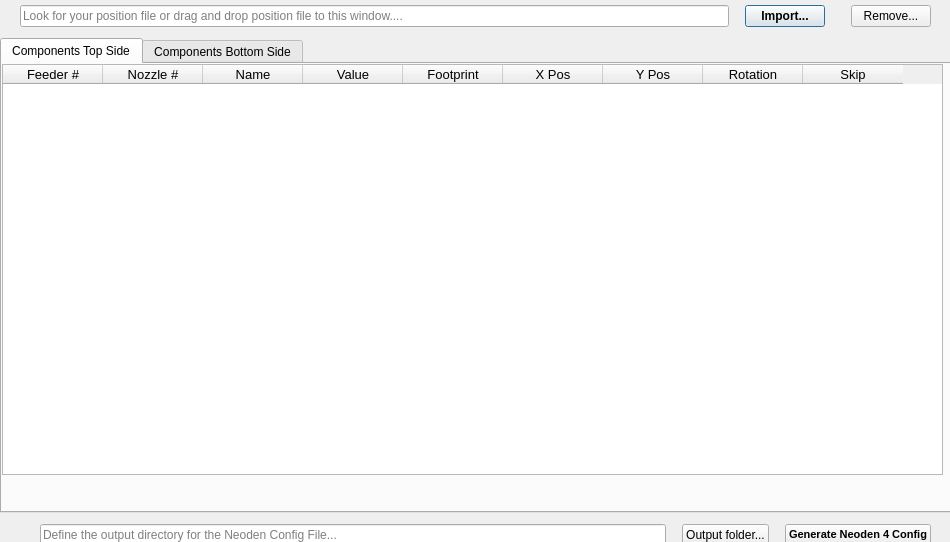
<?xml version="1.0" encoding="UTF-8"?>
<ui version="4.0">
 <class>GenerateNeodenConfigDialog</class>
 <widget class="QDialog" name="GenerateNeodenConfigDialog">
  <property name="geometry">
   <rect>
    <x>0</x>
    <y>0</y>
    <width>950</width>
    <height>542</height>
   </rect>
  </property>
  <property name="sizePolicy">
   <sizepolicy hsizetype="Expanding" vsizetype="Expanding">
    <horstretch>0</horstretch>
    <verstretch>0</verstretch>
   </sizepolicy>
  </property>
  <property name="minimumSize">
   <size>
    <width>950</width>
    <height>300</height>
   </size>
  </property>
  <property name="maximumSize">
   <size>
    <width>9999</width>
    <height>9999</height>
   </size>
  </property>
  <property name="windowTitle">
   <string>Generate Neoden4 Config</string>
  </property>
  <property name="styleSheet">
   <string notr="true"/>
  </property>
  <widget class="QWidget" name="verticalLayoutWidget_2">
   <property name="geometry">
    <rect>
     <x>0</x>
     <y>0</y>
     <width>951</width>
     <height>551</height>
    </rect>
   </property>
   <layout class="QVBoxLayout" name="vBoxLay_main">
    <item>
     <spacer name="verticalSpacer">
      <property name="orientation">
       <enum>Qt::Vertical</enum>
      </property>
      <property name="sizeType">
       <enum>QSizePolicy::Preferred</enum>
      </property>
      <property name="sizeHint" stdset="0">
       <size>
        <width>20</width>
        <height>5</height>
       </size>
      </property>
     </spacer>
    </item>
    <item>
     <layout class="QHBoxLayout" name="horizontalLayout_2">
      <property name="spacing">
       <number>6</number>
      </property>
      <property name="sizeConstraint">
       <enum>QLayout::SetNoConstraint</enum>
      </property>
      <item>
       <spacer name="horizontalSpacer_3">
        <property name="orientation">
         <enum>Qt::Horizontal</enum>
        </property>
        <property name="sizeType">
         <enum>QSizePolicy::Preferred</enum>
        </property>
        <property name="sizeHint" stdset="0">
         <size>
          <width>20</width>
          <height>20</height>
         </size>
        </property>
       </spacer>
      </item>
      <item>
       <widget class="QLineEdit" name="ledImportPositionFilePath">
        <property name="placeholderText">
         <string>Look for your position file or drag and drop position file to this window....</string>
        </property>
       </widget>
      </item>
      <item>
       <spacer name="horizontalSpacer_4">
        <property name="orientation">
         <enum>Qt::Horizontal</enum>
        </property>
        <property name="sizeType">
         <enum>QSizePolicy::Minimum</enum>
        </property>
        <property name="sizeHint" stdset="0">
         <size>
          <width>10</width>
          <height>20</height>
         </size>
        </property>
       </spacer>
      </item>
      <item>
       <widget class="QPushButton" name="btnImportPositionFile">
        <property name="font">
         <font>
          <weight>75</weight>
          <bold>true</bold>
         </font>
        </property>
        <property name="text">
         <string>Import...</string>
        </property>
       </widget>
      </item>
      <item>
       <spacer name="horizontalSpacer_6">
        <property name="orientation">
         <enum>Qt::Horizontal</enum>
        </property>
        <property name="sizeType">
         <enum>QSizePolicy::Minimum</enum>
        </property>
        <property name="sizeHint" stdset="0">
         <size>
          <width>20</width>
          <height>20</height>
         </size>
        </property>
       </spacer>
      </item>
      <item>
       <widget class="QPushButton" name="btnRemovePositionFile">
        <property name="text">
         <string>Remove...</string>
        </property>
       </widget>
      </item>
      <item>
       <spacer name="horizontalSpacer_5">
        <property name="orientation">
         <enum>Qt::Horizontal</enum>
        </property>
        <property name="sizeType">
         <enum>QSizePolicy::Preferred</enum>
        </property>
        <property name="sizeHint" stdset="0">
         <size>
          <width>20</width>
          <height>20</height>
         </size>
        </property>
       </spacer>
      </item>
     </layout>
    </item>
    <item>
     <spacer name="verticalSpacer_2">
      <property name="orientation">
       <enum>Qt::Vertical</enum>
      </property>
      <property name="sizeType">
       <enum>QSizePolicy::Preferred</enum>
      </property>
      <property name="sizeHint" stdset="0">
       <size>
        <width>20</width>
        <height>5</height>
       </size>
      </property>
     </spacer>
    </item>
    <item>
     <layout class="QVBoxLayout" name="verticalLayout" stretch="0">
      <property name="spacing">
       <number>6</number>
      </property>
      <property name="sizeConstraint">
       <enum>QLayout::SetNoConstraint</enum>
      </property>
      <property name="leftMargin">
       <number>0</number>
      </property>
      <property name="topMargin">
       <number>0</number>
      </property>
      <property name="rightMargin">
       <number>0</number>
      </property>
      <item>
       <widget class="QTabWidget" name="twContainerTabs">
        <property name="sizePolicy">
         <sizepolicy hsizetype="Expanding" vsizetype="Expanding">
          <horstretch>0</horstretch>
          <verstretch>0</verstretch>
         </sizepolicy>
        </property>
        <property name="minimumSize">
         <size>
          <width>0</width>
          <height>0</height>
         </size>
        </property>
        <property name="currentIndex">
         <number>0</number>
        </property>
        <widget class="QWidget" name="tbFrontComponents">
         <property name="sizePolicy">
          <sizepolicy hsizetype="Expanding" vsizetype="Expanding">
           <horstretch>0</horstretch>
           <verstretch>0</verstretch>
          </sizepolicy>
         </property>
         <attribute name="title">
          <string>Components Top Side</string>
         </attribute>
         <widget class="QTableWidget" name="tableTopComponents">
          <property name="geometry">
           <rect>
            <x>0</x>
            <y>0</y>
            <width>941</width>
            <height>411</height>
           </rect>
          </property>
          <property name="sizePolicy">
           <sizepolicy hsizetype="Expanding" vsizetype="Expanding">
            <horstretch>0</horstretch>
            <verstretch>0</verstretch>
           </sizepolicy>
          </property>
          <property name="minimumSize">
           <size>
            <width>100</width>
            <height>100</height>
           </size>
          </property>
          <property name="font">
           <font>
            <pointsize>10</pointsize>
           </font>
          </property>
          <property name="verticalScrollBarPolicy">
           <enum>Qt::ScrollBarAsNeeded</enum>
          </property>
          <property name="sizeAdjustPolicy">
           <enum>QAbstractScrollArea::AdjustToContents</enum>
          </property>
          <property name="editTriggers">
           <set>QAbstractItemView::NoEditTriggers</set>
          </property>
          <property name="rowCount">
           <number>0</number>
          </property>
          <column>
           <property name="text">
            <string>Feeder #</string>
           </property>
           <property name="toolTip">
            <string>&lt;html&gt;&lt;head/&gt;&lt;body&gt;&lt;p&gt;Select the feeder number from 1 to 48 for normal feeders.&lt;/p&gt;&lt;p&gt;From 49 to 98 to use Special feeders.&lt;/p&gt;&lt;p&gt;&amp;quot;Special feeders&amp;quot; are:&lt;/p&gt;&lt;p&gt; - Cut reel-tape&lt;/p&gt;&lt;p&gt; - Waffer Trays&lt;/p&gt;&lt;/body&gt;&lt;/html&gt;</string>
           </property>
           <property name="whatsThis">
            <string>&lt;html&gt;&lt;head/&gt;&lt;body&gt;&lt;p&gt;Select the feeder number from 1 to 48 for normal feeders.&lt;/p&gt;&lt;p&gt;From 49 to 98 to use Special feeders.&lt;/p&gt;&lt;p&gt;&amp;quot;Special feeders&amp;quot; are:&lt;/p&gt;&lt;p&gt; - Cut reel-tape&lt;/p&gt;&lt;p&gt; - Waffer Trays&lt;/p&gt;&lt;/body&gt;&lt;/html&gt;</string>
           </property>
          </column>
          <column>
           <property name="text">
            <string>Nozzle #</string>
           </property>
           <property name="toolTip">
            <string>&lt;html&gt;&lt;head/&gt;&lt;body&gt;&lt;p&gt;Select the correct Nozzle number for the component size. &lt;/p&gt;&lt;p&gt;Nozzle 1 = 0402,0603, 0805&lt;/p&gt;&lt;p&gt;Nozzle 2 = 1206, 1210, 2512, 3528, 5630&lt;/p&gt;&lt;p&gt;Nozzle 3 = TQFP, IC's&lt;/p&gt;&lt;p&gt;Nozzle 4 = 5050, SOP-8, SOIC, SOT&lt;/p&gt;&lt;/body&gt;&lt;/html&gt;</string>
           </property>
           <property name="whatsThis">
            <string>&lt;html&gt;&lt;head/&gt;&lt;body&gt;&lt;p&gt;Select the correct Nozzle number for the component size. &lt;/p&gt;&lt;p&gt;Nozzle 1 = 0402,0603, 0805&lt;/p&gt;&lt;p&gt;Nozzle 2 = 1206, 1210, 2512, 3528, 5630&lt;/p&gt;&lt;p&gt;Nozzle 3 = TQFP, IC's&lt;/p&gt;&lt;p&gt;Nozzle 4 = 5050, SOP-8, SOIC, SOT&lt;/p&gt;&lt;/body&gt;&lt;/html&gt;</string>
           </property>
          </column>
          <column>
           <property name="text">
            <string>Name</string>
           </property>
           <property name="toolTip">
            <string>&lt;html&gt;&lt;head/&gt;&lt;body&gt;&lt;p&gt;Displays the name of the component. For example:&lt;/p&gt;&lt;p&gt;C1 =&amp;gt; Capacitor 1&lt;/p&gt;&lt;p&gt;R10 =&amp;gt; Resistor 10&lt;/p&gt;&lt;/body&gt;&lt;/html&gt;</string>
           </property>
           <property name="whatsThis">
            <string>&lt;html&gt;&lt;head/&gt;&lt;body&gt;&lt;p&gt;Displays the name of the component. For example:&lt;/p&gt;&lt;p&gt;C1 =&amp;gt; Capacitor 1&lt;/p&gt;&lt;p&gt;R10 =&amp;gt; Resistor 10&lt;/p&gt;&lt;/body&gt;&lt;/html&gt;</string>
           </property>
          </column>
          <column>
           <property name="text">
            <string>Value</string>
           </property>
           <property name="toolTip">
            <string>&lt;html&gt;&lt;head/&gt;&lt;body&gt;&lt;p&gt;Displays the value of the component. For example:&lt;/p&gt;&lt;p&gt;100nF, 10k, ESP32, etc&lt;/p&gt;&lt;/body&gt;&lt;/html&gt;</string>
           </property>
           <property name="whatsThis">
            <string>&lt;html&gt;&lt;head/&gt;&lt;body&gt;&lt;p&gt;Displays the value of the component. For example:&lt;/p&gt;&lt;p&gt;100nF, 10k, ESP32, etc&lt;/p&gt;&lt;/body&gt;&lt;/html&gt;</string>
           </property>
          </column>
          <column>
           <property name="text">
            <string>Footprint</string>
           </property>
           <property name="toolTip">
            <string>&lt;html&gt;&lt;head/&gt;&lt;body&gt;&lt;p&gt;Displays the footprint of the Component.&lt;/p&gt;&lt;p&gt;If this footprint is wrong, select the correct footprint from the list. Example:&lt;/p&gt;&lt;p&gt;- SOT223-3&lt;/p&gt;&lt;p&gt;- 0805&lt;/p&gt;&lt;/body&gt;&lt;/html&gt;</string>
           </property>
           <property name="whatsThis">
            <string>&lt;html&gt;&lt;head/&gt;&lt;body&gt;&lt;p&gt;Displays the footprint of the Component.&lt;/p&gt;&lt;p&gt;If this footprint is wrong, select the correct footprint from the list. Example:&lt;/p&gt;&lt;p&gt;- SOT223-3&lt;/p&gt;&lt;p&gt;- 0805&lt;/p&gt;&lt;/body&gt;&lt;/html&gt;</string>
           </property>
          </column>
          <column>
           <property name="text">
            <string>X Pos</string>
           </property>
           <property name="toolTip">
            <string>&lt;html&gt;&lt;head/&gt;&lt;body&gt;&lt;p&gt;Displays the To-Be X coordinate for the component. For example:&lt;/p&gt;&lt;p&gt;98.62&lt;/p&gt;&lt;/body&gt;&lt;/html&gt;</string>
           </property>
           <property name="whatsThis">
            <string>&lt;html&gt;&lt;head/&gt;&lt;body&gt;&lt;p&gt;Displays the To-Be X coordinate for the component. For example:&lt;/p&gt;&lt;p&gt;98.62&lt;/p&gt;&lt;/body&gt;&lt;/html&gt;</string>
           </property>
          </column>
          <column>
           <property name="text">
            <string>Y Pos</string>
           </property>
           <property name="toolTip">
            <string>&lt;html&gt;&lt;head/&gt;&lt;body&gt;&lt;p&gt;Displays the To-Be Y coordinate for the component. For example:&lt;/p&gt;&lt;p&gt;56.21&lt;/p&gt;&lt;/body&gt;&lt;/html&gt;</string>
           </property>
           <property name="whatsThis">
            <string>&lt;html&gt;&lt;head/&gt;&lt;body&gt;&lt;p&gt;Displays the To-Be Y coordinate for the component. For example:&lt;/p&gt;&lt;p&gt;56.21&lt;/p&gt;&lt;/body&gt;&lt;/html&gt;</string>
           </property>
          </column>
          <column>
           <property name="text">
            <string>Rotation</string>
           </property>
           <property name="toolTip">
            <string>&lt;html&gt;&lt;head/&gt;&lt;body&gt;&lt;p&gt;Displays the amount of degrees the component has to be rotated for placement.&lt;/p&gt;&lt;/body&gt;&lt;/html&gt;</string>
           </property>
           <property name="whatsThis">
            <string>&lt;html&gt;&lt;head/&gt;&lt;body&gt;&lt;p&gt;Displays the amount of degrees the component has to be rotated for placement.&lt;/p&gt;&lt;/body&gt;&lt;/html&gt;</string>
           </property>
          </column>
          <column>
           <property name="text">
            <string>Skip</string>
           </property>
           <property name="toolTip">
            <string>&lt;html&gt;&lt;head/&gt;&lt;body&gt;&lt;p&gt;Display &amp;quot;Yes&amp;quot; if component needs to be skipped during the pick&amp;amp;place proccess.&lt;/p&gt;&lt;p&gt;Select &amp;quot;Yes&amp;quot; if the component needs to be skipped or&lt;/p&gt;&lt;p&gt;select &amp;quot;No&amp;quot; if the component does not need to be skipped.&lt;/p&gt;&lt;p&gt;Default value = &amp;quot;No&amp;quot;&lt;/p&gt;&lt;/body&gt;&lt;/html&gt;</string>
           </property>
           <property name="whatsThis">
            <string>&lt;html&gt;&lt;head/&gt;&lt;body&gt;&lt;p&gt;Display &amp;quot;Yes&amp;quot; if component needs to be skipped during the pick&amp;amp;place proccess.&lt;/p&gt;&lt;p&gt;Select &amp;quot;Yes&amp;quot; if the component needs to be skipped or&lt;/p&gt;&lt;p&gt;select &amp;quot;No&amp;quot; if the component does not need to be skipped.&lt;/p&gt;&lt;p&gt;Default value = &amp;quot;No&amp;quot;&lt;/p&gt;&lt;/body&gt;&lt;/html&gt;</string>
           </property>
          </column>
         </widget>
        </widget>
        <widget class="QWidget" name="tbBackComponents">
         <property name="sizePolicy">
          <sizepolicy hsizetype="Expanding" vsizetype="Expanding">
           <horstretch>0</horstretch>
           <verstretch>0</verstretch>
          </sizepolicy>
         </property>
         <attribute name="title">
          <string>Components Bottom Side</string>
         </attribute>
         <widget class="QTableWidget" name="tableBottomComponents">
          <property name="geometry">
           <rect>
            <x>0</x>
            <y>0</y>
            <width>941</width>
            <height>411</height>
           </rect>
          </property>
          <property name="minimumSize">
           <size>
            <width>911</width>
            <height>100</height>
           </size>
          </property>
          <property name="font">
           <font>
            <pointsize>10</pointsize>
           </font>
          </property>
          <property name="sizeAdjustPolicy">
           <enum>QAbstractScrollArea::AdjustToContents</enum>
          </property>
          <property name="editTriggers">
           <set>QAbstractItemView::NoEditTriggers</set>
          </property>
          <column>
           <property name="text">
            <string>Feeder #</string>
           </property>
           <property name="toolTip">
            <string>&lt;html&gt;&lt;head/&gt;&lt;body&gt;&lt;p&gt;Select the feeder number from 1 to 48 for normal feeders.&lt;/p&gt;&lt;p&gt;From 49 to 98 to use Special feeders.&lt;/p&gt;&lt;p&gt;&amp;quot;Special feeders&amp;quot; are:&lt;/p&gt;&lt;p&gt; - Cut reel-tape&lt;/p&gt;&lt;p&gt; - Waffer Trays&lt;/p&gt;&lt;/body&gt;&lt;/html&gt;</string>
           </property>
           <property name="whatsThis">
            <string>&lt;html&gt;&lt;head/&gt;&lt;body&gt;&lt;p&gt;Select the feeder number from 1 to 48 for normal feeders.&lt;/p&gt;&lt;p&gt;From 49 to 98 to use Special feeders.&lt;/p&gt;&lt;p&gt;&amp;quot;Special feeders&amp;quot; are:&lt;/p&gt;&lt;p&gt; - Cut reel-tape&lt;/p&gt;&lt;p&gt; - Waffer Trays&lt;/p&gt;&lt;/body&gt;&lt;/html&gt;</string>
           </property>
          </column>
          <column>
           <property name="text">
            <string>Nozzle #</string>
           </property>
           <property name="toolTip">
            <string>&lt;html&gt;&lt;head/&gt;&lt;body&gt;&lt;p&gt;Select the correct Nozzle number for the component size. &lt;/p&gt;&lt;p&gt;Nozzle 1 = 0402,0603, 0805&lt;/p&gt;&lt;p&gt;Nozzle 2 = 1206, 1210, 2512, 3528, 5630&lt;/p&gt;&lt;p&gt;Nozzle 3 = TQFP, IC's&lt;/p&gt;&lt;p&gt;Nozzle 4 = 5050, SOP-8, SOIC, SOT&lt;/p&gt;&lt;/body&gt;&lt;/html&gt;</string>
           </property>
           <property name="whatsThis">
            <string>&lt;html&gt;&lt;head/&gt;&lt;body&gt;&lt;p&gt;Select the correct Nozzle number for the component size. &lt;/p&gt;&lt;p&gt;Nozzle 1 = 0402,0603, 0805&lt;/p&gt;&lt;p&gt;Nozzle 2 = 1206, 1210, 2512, 3528, 5630&lt;/p&gt;&lt;p&gt;Nozzle 3 = TQFP, IC's&lt;/p&gt;&lt;p&gt;Nozzle 4 = 5050, SOP-8, SOIC, SOT&lt;/p&gt;&lt;/body&gt;&lt;/html&gt;</string>
           </property>
          </column>
          <column>
           <property name="text">
            <string>Name</string>
           </property>
           <property name="toolTip">
            <string>&lt;html&gt;&lt;head/&gt;&lt;body&gt;&lt;p&gt;Displays the name of the component. For example:&lt;/p&gt;&lt;p&gt;C1 =&amp;gt; Capacitor 1&lt;/p&gt;&lt;p&gt;R10 =&amp;gt; Resistor 10&lt;/p&gt;&lt;/body&gt;&lt;/html&gt;</string>
           </property>
           <property name="whatsThis">
            <string>&lt;html&gt;&lt;head/&gt;&lt;body&gt;&lt;p&gt;Displays the name of the component. For example:&lt;/p&gt;&lt;p&gt;C1 =&amp;gt; Capacitor 1&lt;/p&gt;&lt;p&gt;R10 =&amp;gt; Resistor 10&lt;/p&gt;&lt;/body&gt;&lt;/html&gt;</string>
           </property>
          </column>
          <column>
           <property name="text">
            <string>Value</string>
           </property>
           <property name="toolTip">
            <string>&lt;html&gt;&lt;head/&gt;&lt;body&gt;&lt;p&gt;Displays the value of the component. For example:&lt;/p&gt;&lt;p&gt;100nF, 10k, ESP32, etc&lt;/p&gt;&lt;/body&gt;&lt;/html&gt;</string>
           </property>
           <property name="whatsThis">
            <string>&lt;html&gt;&lt;head/&gt;&lt;body&gt;&lt;p&gt;Displays the value of the component. For example:&lt;/p&gt;&lt;p&gt;100nF, 10k, ESP32, etc&lt;/p&gt;&lt;/body&gt;&lt;/html&gt;</string>
           </property>
          </column>
          <column>
           <property name="text">
            <string>Footprint</string>
           </property>
           <property name="toolTip">
            <string>&lt;html&gt;&lt;head/&gt;&lt;body&gt;&lt;p&gt;Displays the footprint of the Component.&lt;/p&gt;&lt;p&gt;If this footprint is wrong, select the correct footprint from the list. Example:&lt;/p&gt;&lt;p&gt;- SOT223-3&lt;/p&gt;&lt;p&gt;- 0805&lt;/p&gt;&lt;/body&gt;&lt;/html&gt;</string>
           </property>
           <property name="whatsThis">
            <string>&lt;html&gt;&lt;head/&gt;&lt;body&gt;&lt;p&gt;Displays the footprint of the Component.&lt;/p&gt;&lt;p&gt;If this footprint is wrong, select the correct footprint from the list. Example:&lt;/p&gt;&lt;p&gt;- SOT223-3&lt;/p&gt;&lt;p&gt;- 0805&lt;/p&gt;&lt;/body&gt;&lt;/html&gt;</string>
           </property>
          </column>
          <column>
           <property name="text">
            <string>X Pos</string>
           </property>
           <property name="toolTip">
            <string>&lt;html&gt;&lt;head/&gt;&lt;body&gt;&lt;p&gt;Displays the To-Be X coordinate for the component. For example:&lt;/p&gt;&lt;p&gt;98.62&lt;/p&gt;&lt;/body&gt;&lt;/html&gt;</string>
           </property>
           <property name="whatsThis">
            <string>&lt;html&gt;&lt;head/&gt;&lt;body&gt;&lt;p&gt;Displays the To-Be X coordinate for the component. For example:&lt;/p&gt;&lt;p&gt;98.62&lt;/p&gt;&lt;/body&gt;&lt;/html&gt;</string>
           </property>
          </column>
          <column>
           <property name="text">
            <string>Y Pos</string>
           </property>
           <property name="toolTip">
            <string>&lt;html&gt;&lt;head/&gt;&lt;body&gt;&lt;p&gt;Displays the To-Be Y coordinate for the component. For example:&lt;/p&gt;&lt;p&gt;56.21&lt;/p&gt;&lt;/body&gt;&lt;/html&gt;</string>
           </property>
           <property name="whatsThis">
            <string>&lt;html&gt;&lt;head/&gt;&lt;body&gt;&lt;p&gt;Displays the To-Be Y coordinate for the component. For example:&lt;/p&gt;&lt;p&gt;56.21&lt;/p&gt;&lt;/body&gt;&lt;/html&gt;</string>
           </property>
          </column>
          <column>
           <property name="text">
            <string>Rotation</string>
           </property>
           <property name="toolTip">
            <string>&lt;html&gt;&lt;head/&gt;&lt;body&gt;&lt;p&gt;Displays the amount of degrees the component has to be rotated for placement.&lt;/p&gt;&lt;/body&gt;&lt;/html&gt;</string>
           </property>
           <property name="whatsThis">
            <string>&lt;html&gt;&lt;head/&gt;&lt;body&gt;&lt;p&gt;Displays the amount of degrees the component has to be rotated for placement.&lt;/p&gt;&lt;/body&gt;&lt;/html&gt;</string>
           </property>
          </column>
          <column>
           <property name="text">
            <string>Skip</string>
           </property>
           <property name="toolTip">
            <string>&lt;html&gt;&lt;head/&gt;&lt;body&gt;&lt;p&gt;Display &amp;quot;Yes&amp;quot; if component needs to be skipped during the pick&amp;amp;place proccess.&lt;/p&gt;&lt;p&gt;Select &amp;quot;Yes&amp;quot; if the component needs to be skipped or&lt;/p&gt;&lt;p&gt;select &amp;quot;No&amp;quot; if the component does not need to be skipped.&lt;/p&gt;&lt;p&gt;Default value = &amp;quot;No&amp;quot;&lt;/p&gt;&lt;/body&gt;&lt;/html&gt;</string>
           </property>
           <property name="whatsThis">
            <string>&lt;html&gt;&lt;head/&gt;&lt;body&gt;&lt;p&gt;Display &amp;quot;Yes&amp;quot; if component needs to be skipped during the pick&amp;amp;place proccess.&lt;/p&gt;&lt;p&gt;Select &amp;quot;Yes&amp;quot; if the component needs to be skipped or&lt;/p&gt;&lt;p&gt;select &amp;quot;No&amp;quot; if the component does not need to be skipped.&lt;/p&gt;&lt;p&gt;Default value = &amp;quot;No&amp;quot;&lt;/p&gt;&lt;/body&gt;&lt;/html&gt;</string>
           </property>
          </column>
         </widget>
        </widget>
       </widget>
      </item>
     </layout>
    </item>
    <item>
     <spacer name="verticalSpacer_3">
      <property name="orientation">
       <enum>Qt::Vertical</enum>
      </property>
      <property name="sizeType">
       <enum>QSizePolicy::Preferred</enum>
      </property>
      <property name="sizeHint" stdset="0">
       <size>
        <width>20</width>
        <height>5</height>
       </size>
      </property>
     </spacer>
    </item>
    <item>
     <layout class="QHBoxLayout" name="horizontalLayout_4">
      <item>
       <spacer name="horizontalSpacer_2">
        <property name="orientation">
         <enum>Qt::Horizontal</enum>
        </property>
        <property name="sizeType">
         <enum>QSizePolicy::Preferred</enum>
        </property>
        <property name="sizeHint" stdset="0">
         <size>
          <width>40</width>
          <height>20</height>
         </size>
        </property>
       </spacer>
      </item>
      <item>
       <widget class="QLineEdit" name="ledFilesOutputDirectory">
        <property name="placeholderText">
         <string>Define the output directory for the Neoden Config File...</string>
        </property>
       </widget>
      </item>
      <item>
       <spacer name="horizontalSpacer_8">
        <property name="orientation">
         <enum>Qt::Horizontal</enum>
        </property>
        <property name="sizeType">
         <enum>QSizePolicy::Preferred</enum>
        </property>
        <property name="sizeHint" stdset="0">
         <size>
          <width>10</width>
          <height>20</height>
         </size>
        </property>
       </spacer>
      </item>
      <item>
       <widget class="QPushButton" name="btnOutputFolderDirectory">
        <property name="text">
         <string>Output folder...</string>
        </property>
       </widget>
      </item>
      <item>
       <spacer name="horizontalSpacer_7">
        <property name="orientation">
         <enum>Qt::Horizontal</enum>
        </property>
        <property name="sizeType">
         <enum>QSizePolicy::Preferred</enum>
        </property>
        <property name="sizeHint" stdset="0">
         <size>
          <width>10</width>
          <height>20</height>
         </size>
        </property>
       </spacer>
      </item>
      <item>
       <widget class="QPushButton" name="btnGenerateNeodenConfig">
        <property name="font">
         <font>
          <pointsize>8</pointsize>
          <weight>75</weight>
          <bold>true</bold>
         </font>
        </property>
        <property name="text">
         <string>Generate Neoden 4 Config</string>
        </property>
       </widget>
      </item>
      <item>
       <spacer name="horizontalSpacer">
        <property name="orientation">
         <enum>Qt::Horizontal</enum>
        </property>
        <property name="sizeType">
         <enum>QSizePolicy::Preferred</enum>
        </property>
        <property name="sizeHint" stdset="0">
         <size>
          <width>20</width>
          <height>20</height>
         </size>
        </property>
       </spacer>
      </item>
     </layout>
    </item>
    <item>
     <spacer name="verticalSpacer_4">
      <property name="orientation">
       <enum>Qt::Vertical</enum>
      </property>
      <property name="sizeType">
       <enum>QSizePolicy::Preferred</enum>
      </property>
      <property name="sizeHint" stdset="0">
       <size>
        <width>20</width>
        <height>5</height>
       </size>
      </property>
     </spacer>
    </item>
   </layout>
  </widget>
 </widget>
 <resources/>
 <connections/>
</ui>
